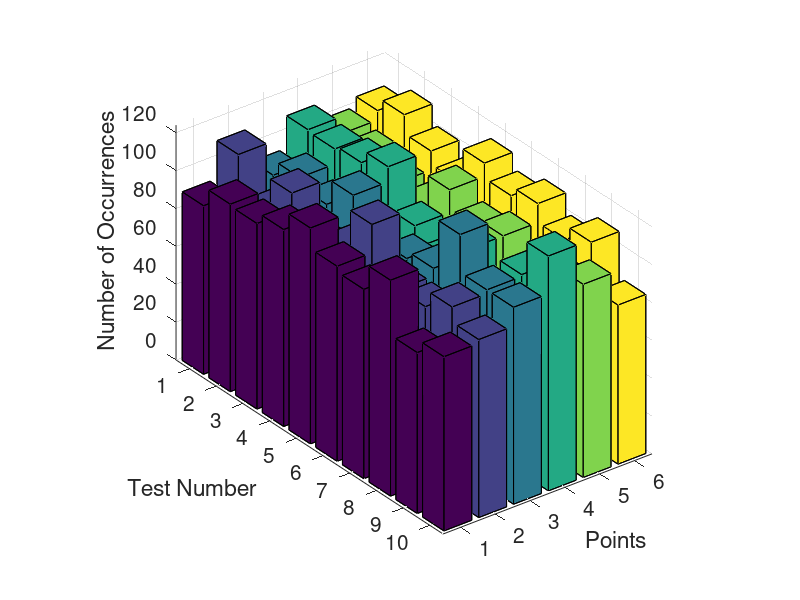

The MATLAB script that drew this image:
s = rng(1);  % fix the pseudo-random seed

n = 600;
k = 10;
y = zeros(k,6);
for t = 1:k
    v = randi(6,1,n);
    y(t,:) = hist(v, 6);
end

figure
bar3(y);
xlabel('Points');
ylabel('Test Number');
zlabel('Number of Occurrences');
set(gca, 'FontSize', 15);
